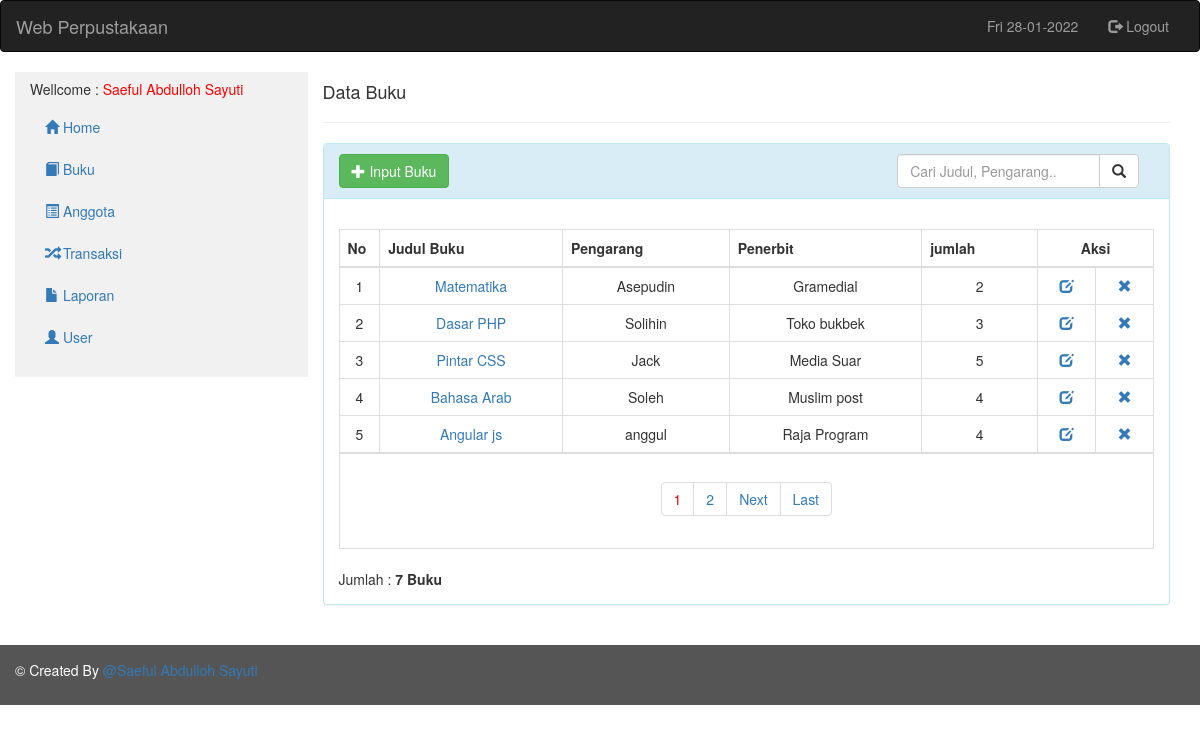
The page /admin/index.php?page=buku (signed in) on the database its author committed.
### tables this page shows
CREATE TABLE `tbl_buku` (
  `id` int(5) NOT NULL,
  `judul` varchar(200) NOT NULL,
  `pengarang` varchar(100) NOT NULL,
  `penerbit` varchar(150) NOT NULL,
  `thn_terbit` varchar(4) NOT NULL,
  `isbn` varchar(25) NOT NULL,
  `jumlah_buku` int(3) NOT NULL,
  `lokasi` enum('rak1','rak2','rak3') NOT NULL,
  `tgl_input` datetime NOT NULL
);

### admin/buku_data.php (the view, shortened to what this page needs)
<div class="col-sm-9">
  <h4>Data Buku</h4>
  <hr>
</div>
<div id="loginbox" style="margin-top: ;" class="mainbox col-md-9">
	<div class="panel panel-info">
		<div class="panel-heading">
			<a  class="btn btn-success" href="?page=buku_input"><span class="glyphicon glyphicon-plus"></span> Input Buku</a>
			<div class="pull-right col-md-4">
				<form action="?page=buku_search" method="post">
          <div class="input-group">
				  	<input type="text" name="cari" class="form-control" placeholder="Cari Judul, Pengarang..">
				    <span class="input-group-btn">
				    <button type="submit" class="btn btn-default" type="button">
				    	<span class="glyphicon glyphicon-search"></span>
				    </button>
				    </span>
				  </div>
				</form>
      </div>
		</div>
		<div style="padding-top: 10px" class="panel-body">
		<br>
			<table class="table table-bordered">
				<thead>
				<tr>
					<th width="5%">No</th>
					<th>Judul Buku</th>
					<th>Pengarang</th>
					<th>Penerbit</th>
					<th>jumlah</th>
					<th style="text-align: center;" colspan="2">Aksi</th>
				</tr>
				</thead>
				<tbody>
				<?php
				include_once '../inc/class.perpus.php';
				$buku = new buku;
				$records_per_page=5;
				$query = "SELECT * FROM tbl_buku";
				$newquery = $buku->paging($query,$records_per_page);
				if (empty($page)) {
					$posisi = 0;
				}else{
					$posisi = ($page - 1) * $records_per_page;
				}
				$no=1+$posisi;
				foreach ($buku->showData($newquery) as $value) {
					?>
					<tr style="text-align: center;">
					<td><?php echo $no; ?></td>
					<td><a href="?page=detil-buku&id=<?=$value['id']?>"><?=$value['judul']; ?></a></td>
					<td><?=$value['pengarang']; ?></td>
					<td><?=$value['penerbit']?></td>
					<td><?=$value['jumlah_buku']?></td>
					<td>
						<a href="?page=buku_edit&id=<?=$value['id']?>" title="edit"><span class="glyphicon glyphicon-edit"></span></a>
					</td>
					<td>
						<a href="?page=delete&buku_id=<?php print($value['id']) ?>" onclick="return confirm('Anda yakin ingin menghapus data buku <?php echo $value['judul']; ?> ?')" title="Hapus"><span class="glyphicon glyphicon-remove"></span></a>
					</td>
					</tr>
					<?php
					$no++;
				}
				?>
				</tbody>
				<tr>
	        <td colspan="7" align="center">
			    <div class="pagination-wrap">
			      <?php $buku->paginglink($query,$records_per_page); ?>
			    </div>
		  	  </td>
		    </tr>
			</table>
			Jumlah : <b><?php $buku->jumlah($query); ?> Buku</b>
		</div>
	</div>
</div>

### admin/index.php (shortened to what this page needs)
<!DOCTYPE html>
<html lang="en">
<head>
  <link rel="stylesheet" href="../css/bootstrap.min.css">
</head>
<body>
<?php
if(!isset($_SESSION['nama'])|| $_SESSION['level'] != "admin"){
  echo "<script>alert('Silahkan login terlebih dahulu')</script>";
  echo "<meta http-equiv='refresh' content='0; url=../index.php'>";
}
else{
  include_once 'head.php';
?>
<div class="container-fluid">
<div class="container-fluid">
  <div class="row content">
    <div class="col-sm-3 sidenav">
      <h5>Wellcome : <font color="red"><?php echo $_SESSION['nama']; ?></font></h5>
      <ul class="nav nav-pills nav-stacked">
        <li><a href="index.php"><span class="glyphicon glyphicon-home"></span> Home</a></li>
        <li><a href="?page=buku"><i class="glyphicon glyphicon-book"></i> Buku</a></li>
        <li><a href="?page=anggota"><i class="glyphicon glyphicon-list-alt"></i> Anggota</a></li>
        <li><a href="?page=transaksi"><i class="glyphicon glyphicon-random"></i> Transaksi</a></li>
        <li><a href="?page=laporan"><i class="glyphicon glyphicon-file"></i> Laporan</a></li>
        <li><a href="?page=user"><i class="glyphicon glyphicon-user"></i> User</a></li>
      </ul><br>
    </div>
    <?php
    switch ($_GET['page']) {
      case 'buku':
        include "buku_data.php";
        break;
    }
    ?>
  </div>
</div>
</div>
<br>
<footer class="container-fluid">
  <p>&copy; Created By <a href="https://instagram.com/saefulas_" target="_blank">@Saeful Abdulloh Sayuti</a></p>
</footer>
<?php } ?>
</body>
</html>

### admin/head.php (shortened to what this page needs)
<nav class="navbar navbar-inverse">
  <div class="container-fluid">
    <div class="navbar-header">
      <a class="navbar-brand" href="#">Web Perpustakaan</a>
    </div>
    <div class="collapse navbar-collapse" id="myNavbar">
      <ul class="nav navbar-nav navbar-right">
        <li><a href=""><?php echo date('D'.' '.'d-m-Y') ?></a></li>
        <li><a href="?page=logout"><span class="glyphicon glyphicon-log-out"></span> Logout</a></li>
      </ul>
    </div>
  </div>
</nav>

### inc/class.perpus.php (shortened to what this page needs)
<?php
class perpus
{
	private $host = "localhost";
	private $user = "root";
	private $db = "db_perpus";
	private $pass = "";
	protected $conn;
	public function __construct()
	{
		$this->conn = new PDO("mysql:host=".$this->host.";dbname=".$this->db,$this->user,$this->pass);
	}
	public function showData($query){
		$q = $this->conn->query($query) or die("failed!");
		while ($r = $q->fetch(PDO::FETCH_ASSOC)) {
			$data[]=$r;
		}
		return $data;
	}
	public function paging($query,$records_per_page)
	{
		$starting_position=0;
		$query2=$query." limit $starting_position,$records_per_page";
		return $query2;
	}
	public function paginglink($query,$records_per_page){
		$self = $_SERVER['PHP_SELF'];
		if ($_GET['page']==$_GET['page']) {
			$page = $_GET['page'];
		}
		$stmt = $this->conn->prepare($query);
		$stmt->execute();
		$total_no_of_records = $stmt->rowCount();
		if ($total_no_of_records > 0) {
			?><ul class="pagination"><?php
			$total_no_of_pages=ceil($total_no_of_records/$records_per_page);
			$current_page=1;
			for ($i=1; $i<=$total_no_of_pages; $i++) {
				if ($i==$current_page) {
					echo "<li><a href='".$self."?page=".$page."&page_no=".$i."' style='color:red;'>".$i."</a></li>";
				}else{
					echo "<li><a href='".$self."?page=".$page."&page_no=".$i."'>".$i."</a></li>";
				}
			}
			if ($current_page!=$total_no_of_pages) {
				$next=$current_page+1;
				echo "<li><a href='".$self."?page=".$page."&page_no=".$next."'>Next</a></li>";
				echo "<li><a href='".$self."?page=".$page."&page_no=".$total_no_of_pages."'>Last</a></li>";
			}
		}
	}
	public function jumlah($query){
		$stmt = $this->conn->prepare($query);
		$stmt->execute();
		$row = $stmt->rowCount();
		print($row);
	}
}
?>

### admin/index.php (style rules this page uses)
.row.content { height: auto }
.sidenav { background-color: #f1f1f1; height: 100%; }
footer { background-color: #555; color: white; padding: 15px; }

### rows shown on the page
tbl_buku: judul "Matematika", pengarang "Asepudin", penerbit "Gramedial", jumlah_buku "2"
tbl_buku: judul "Dasar PHP", pengarang "Solihin", penerbit "Toko bukbek", jumlah_buku "3"
tbl_buku: judul "Pintar CSS", pengarang "Jack", penerbit "Media Suar", jumlah_buku "5"
tbl_buku: judul "Bahasa Arab", pengarang "Soleh", penerbit "Muslim post", jumlah_buku "4"
tbl_buku: judul "Angular js", pengarang "anggul", penerbit "Raja Program", jumlah_buku "4"

### other values the page prints
date('D'.' '.'d-m-Y') "Fri 28-01-2022"
$_SESSION['nama'] "Saeful Abdulloh Sayuti"
$row "7"
